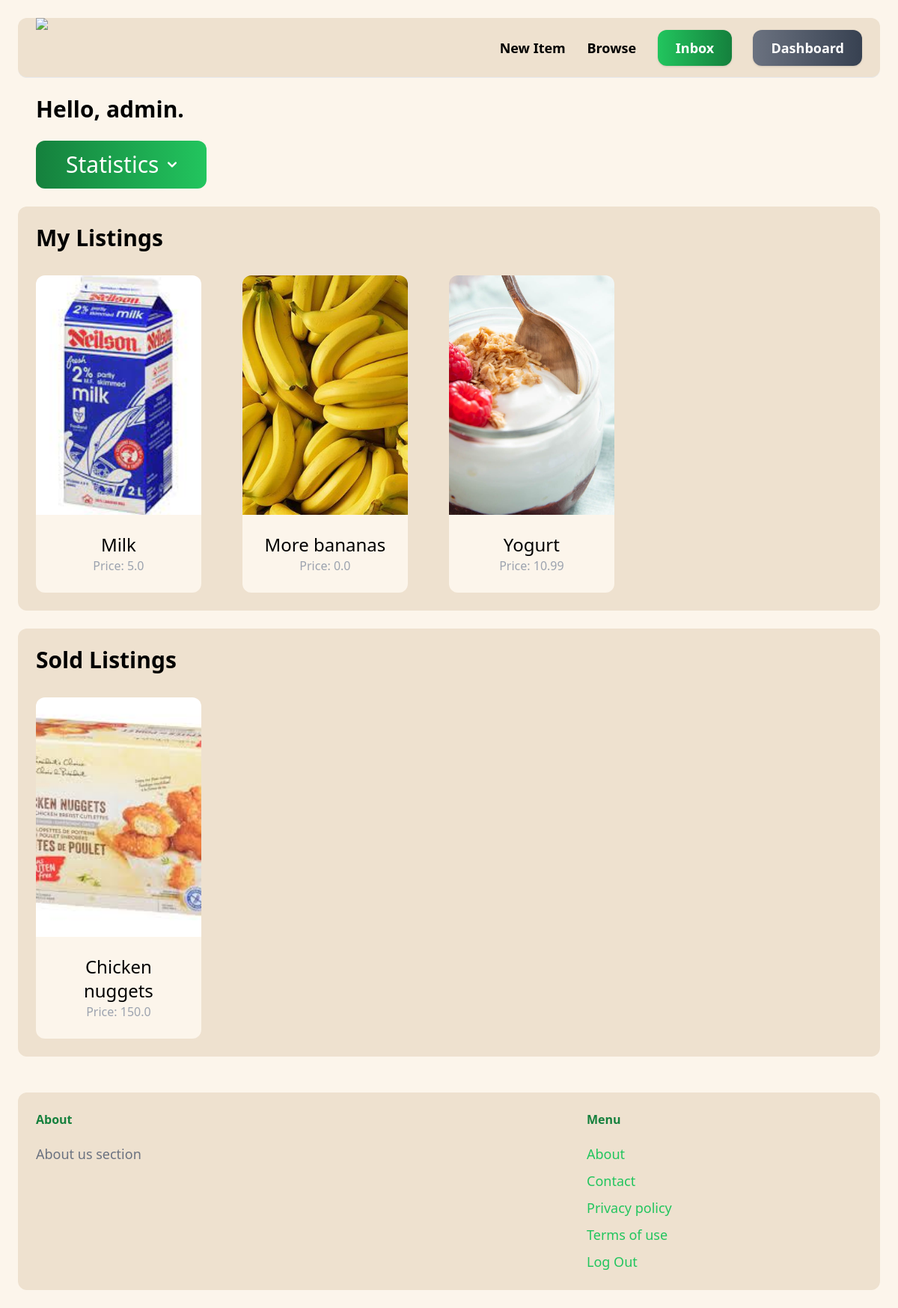
The page /dashboard/ (signed in) on the database its author committed.
### item/models.py (models this page shows, shortened)
class Item(models.Model):
    category = models.ForeignKey(Category, related_name='items', on_delete=models.CASCADE)
    name = models.CharField(max_length=256)
    description = models.TextField(blank = True, null=True)
    price = models.FloatField()
    image = models.ImageField(upload_to='item_images', blank=True, null=True)
    is_sold = models.BooleanField(default =False)
    created_by = models.ForeignKey(User, related_name="items", on_delete=models.CASCADE)
    created_at = models.DateTimeField(auto_now_add=True)
    weight = models.FloatField()
    city = models.CharField(max_length=50)

### dashboard/views.py (the view)
# urls.py: path('', views.index, name='index'),
@login_required
def index(request):
    all_items = Item.objects.filter(created_by=request.user)
    items = Item.objects.filter(created_by=request.user, is_sold=False)
    sold = Item.objects.filter(created_by=request.user, is_sold=True)
    sold_sum = Item.objects.filter(created_by=request.user, is_sold=True).aggregate(sum_price=Sum('price'))['sum_price']
    sold_total = Item.objects.filter(created_by=request.user, is_sold=True).count()
    items_total = Item.objects.filter(created_by=request.user).count()
    sold_weight = Item.objects.filter(created_by=request.user, is_sold=True).aggregate(sum_weight=Sum('weight'))['sum_weight']
    percentage_sold = 0
    if items_total > 0:
        percentage_sold = (sold_total / items_total) * 100
    if all_items.count() > 0:
        seller = True
    else:
        seller = False
    return render(request, 'dashboard/index.html', {
        'seller':seller,
        'all_items':all_items,
        'items': items,
        'percentage_sold': percentage_sold,
        'sold_total':sold_sum,
        'sold_weight':sold_weight,
        'sold':sold,
    })

### dashboard/templates/dashboard/index.html (shortened to what this page needs)
{% extends 'core/base.html' %}
{% block content %}
    <div class="mb-6 mx-6">
        <p class="text-3xl font-semibold">Hello, {{request.user}}.</p>
        {% if seller == True %}
        <button id="dropdownDefaultButton" data-dropdown-toggle="dropdown" data-dropdown-offset-distance="-230" data-dropdown-offset-skidding="100" data-dropdown-placement="right" class="mt-6 text-white  bg-gradient-to-r from-green-700 to-green-500 focus:ring-4 focus:outline-none focus:ring-green-300 font-medium rounded-xl text-3xl px-10 py-3.5 text-center inline-flex items-center dark:bg-blue-600 dark:hover:bg-blue-700 dark:focus:ring-green-800" type="button">Statistics <svg class="w-3 h-3.5 ms-3" aria-hidden="true" xmlns="http://www.w3.org/2000/svg" fill="none" viewBox="0 0 10 6">
            <path stroke="currentColor" stroke-linecap="round" stroke-linejoin="round" stroke-width="2" d="m1 1 4 4 4-4"/>
            </svg>
            </button>
        {% endif %}
    </div>
    <div class="mt-6 mb-6 px-6 py-6 rounded-xl flex flex-wrap-reverse" style="background:#eee1cf;">
        <h2 class="mb-8 text-3xl font-semibold text-center self-justify-center order-3 ">My Listings</h2>
        <div class="grid gap-y-20 gap-x-0 grid-cols-4 h-auto w-full order-1">
            {% for item in items %}
                <div class="w-4/5 h-90 ">
                    <a href="{% url 'item:detail' item.id %}">
                        <button class='w-auto h-90 transition ease-out hover:-translate-y-1 hover:scale-110 '>
                        <div>
                            <img src="{{item.image.url}}" class='rounded-t-xl object-cover h-80 w-96'>
                        </div>
                        <div class='p-6 rounded-b-xl' style="background:#fcf5eb;">
                            <h2 class='text-2xl'> {{item.name}}</h2>
                            <p class='text-gray-400'> Price: {{item.price}}</p>
                        </div>
                    </button>
                    </a>
                </div>
            {% endfor %}
        </div>
    </div>
    <div class="mt-6 mb-6 px-6 py-6 rounded-xl flex flex-wrap-reverse" style="background:#eee1cf;">
        <h2 class="mb-8 text-3xl font-semibold text-center self-justify-center order-3 ">Sold Listings</h2>
        <div class="grid gap-y-20 gap-x-0 grid-cols-4 h-auto w-full order-1">
            {% for item in sold %}
                <div class="w-4/5 h-90 ">
                    <a href="{% url 'item:detail' item.id %}">
                        <button class='w-auto h-90 transition ease-out hover:-translate-y-1 hover:scale-110 '>
                        <div>
                            <img src="{{item.image.url}}" class='rounded-t-xl object-cover h-80 w-96'>
                        </div>
                        <div class='p-6 rounded-b-xl' style="background:#fcf5eb;">
                            <h2 class='text-2xl'> {{item.name}}</h2>
                            <p class='text-gray-400'> Price: {{item.price}}</p>
                        </div>
                    </button>
                    </a>
                </div>
            {% endfor %}
        </div>
    </div>
{% endblock %}

### rows shown on the page
Item: image (picture), name "Milk", price "5.0"
Item: image (picture), name "More bananas", price "0.0"
Item: image (picture), name "Yogurt", price "10.99"
Item: image (picture), name "Chicken nuggets", price "150.0"

### other values the page prints
{{ request.user }} "admin"
